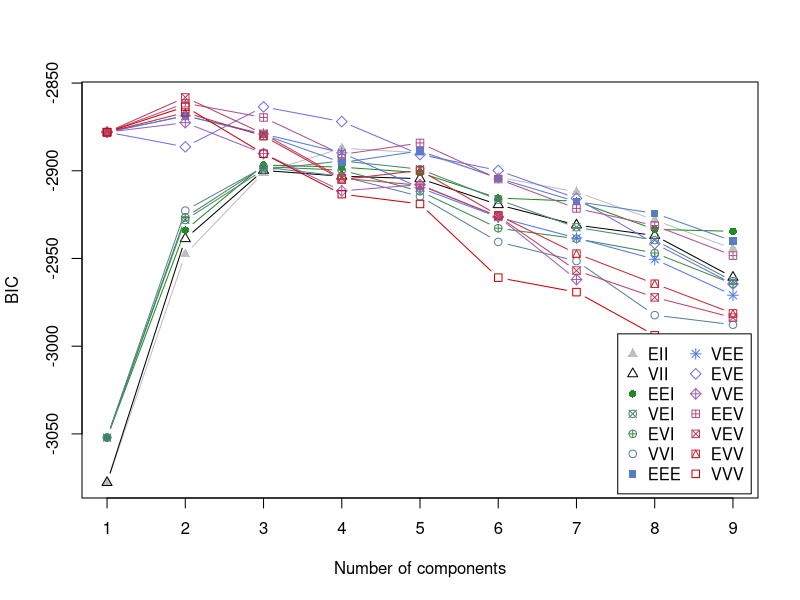
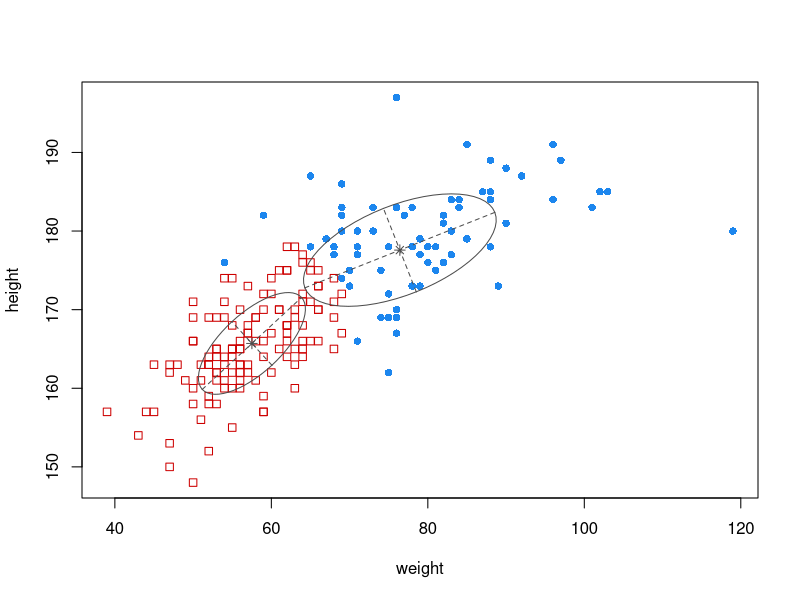
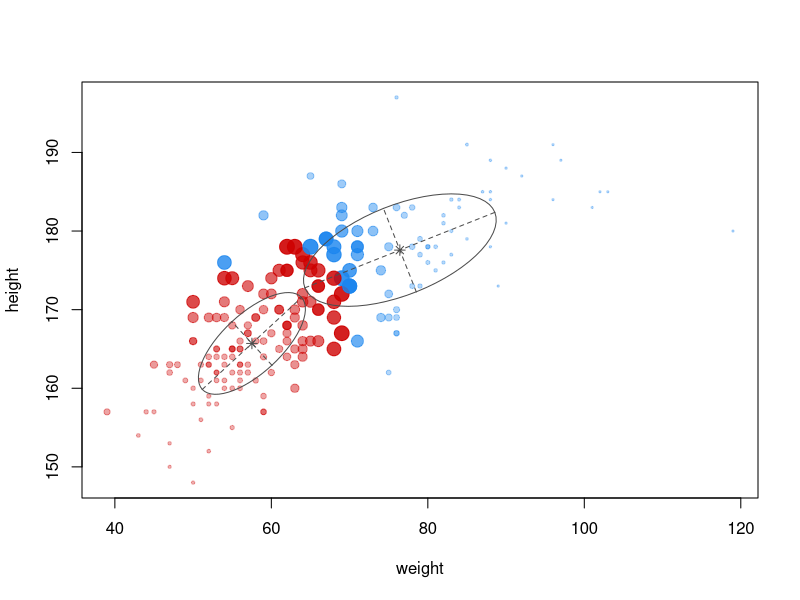
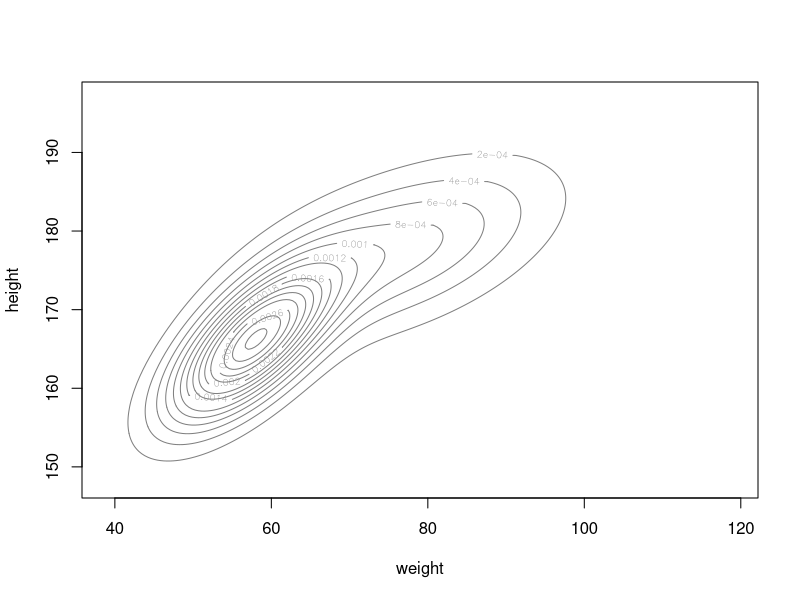
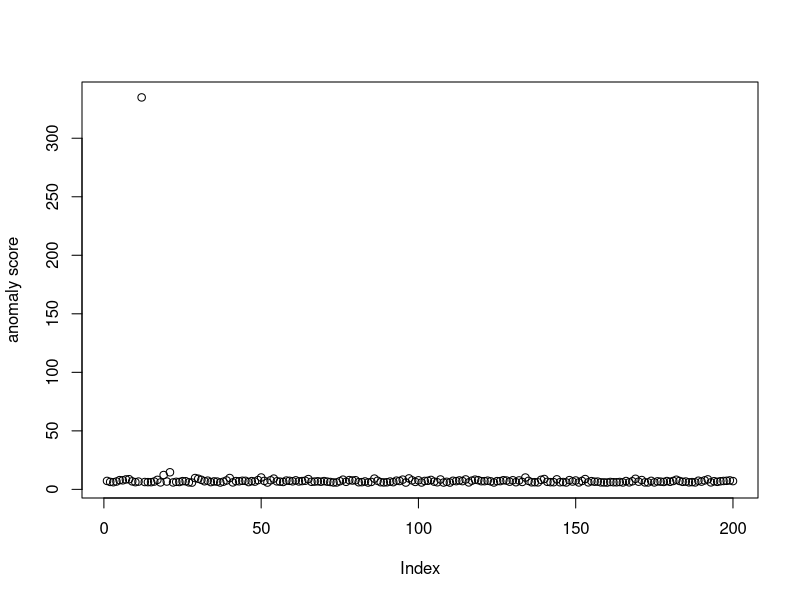

R code for these plots, in order:
#########################################
# file  : mclust.R
# auther: norih
# date  : Dec 16th, 2020
# clustering based on finite normal mixture 
# modeling by EM algorithm. 
# Used mclust package.
#########################################

library(mclust); library(car)
X <- Davis[-12, c("weight", "height")]
result <- Mclust(X)
print(summary(result, parameters = TRUE))
plot(result)

pi <- result$parameters$pro
Y <- Davis[,c("weight", "height")]
YY <- cdens(modelName = result$modelName, Y, parameters = result$parameters)
a <- -log(as.matrix(YY) %*% as.matrix(pi))
plot(a, ylab="anomaly score")
